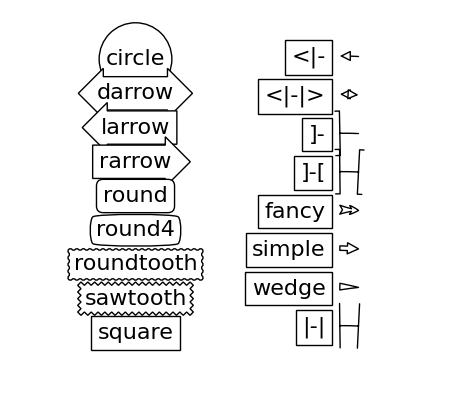

Python code for this plot:
import matplotlib.patches as mpatch
import matplotlib.pyplot as plt

figheight = 4
fig = plt.figure(figsize=(4.5, figheight), dpi=80)
fontsize = 0.2 * fig.dpi

def make_boxstyles(ax):
    styles = mpatch.BoxStyle.get_styles()

    for i, (stylename, styleclass) in enumerate(sorted(styles.items())):
        ax.text(0.5, (float(len(styles)) - 0.5 - i)/len(styles), stylename,
                  ha="center",
                  size=fontsize,
                  transform=ax.transAxes,
                  bbox=dict(boxstyle=stylename, fc="w", ec="k"))

def make_arrowstyles(ax):
    styles = mpatch.ArrowStyle.get_styles()

    ax.set_xlim(0, 4)
    ax.set_ylim(0, figheight*2)

    for i, (stylename, styleclass) in enumerate(sorted(styles.items())):
        y = (float(len(styles)) - 0.25 - i)  # /figheight
        p = mpatch.Circle((3.2, y), 0.2, fc="w")
        ax.add_patch(p)

        ax.annotate(stylename, (3.2, y),
                    (2., y),
                    # xycoords="figure fraction", textcoords="figure fraction",
                    ha="right", va="center",
                    size=fontsize,
                    arrowprops=dict(arrowstyle=stylename,
                                    patchB=p,
                                    shrinkA=5,
                                    shrinkB=5,
                                    fc="w", ec="k",
                                    connectionstyle="arc3,rad=-0.05",
                                    ),
                    bbox=dict(boxstyle="square", fc="w"))

    ax.xaxis.set_visible(False)
    ax.yaxis.set_visible(False)


ax1 = fig.add_subplot(121, frameon=False, xticks=[], yticks=[])
make_boxstyles(ax1)

ax2 = fig.add_subplot(122, frameon=False, xticks=[], yticks=[])
make_arrowstyles(ax2)


plt.show()
